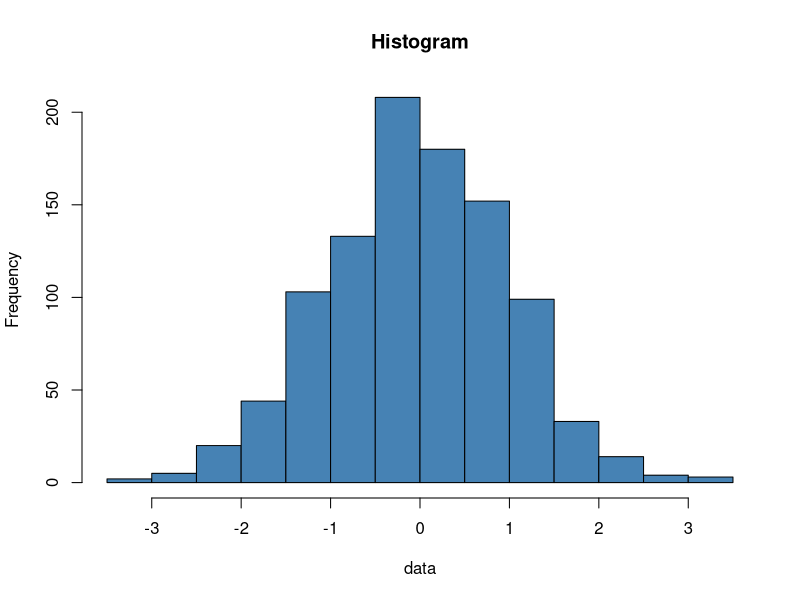

This chart was generated by the following R code:
## ---- chunk 1
#| echo: true
#| fig-cap: "Distribusi data acak"

set.seed(42)
data <- rnorm(1000)
hist(data, main = "Histogram", col = "steelblue")
